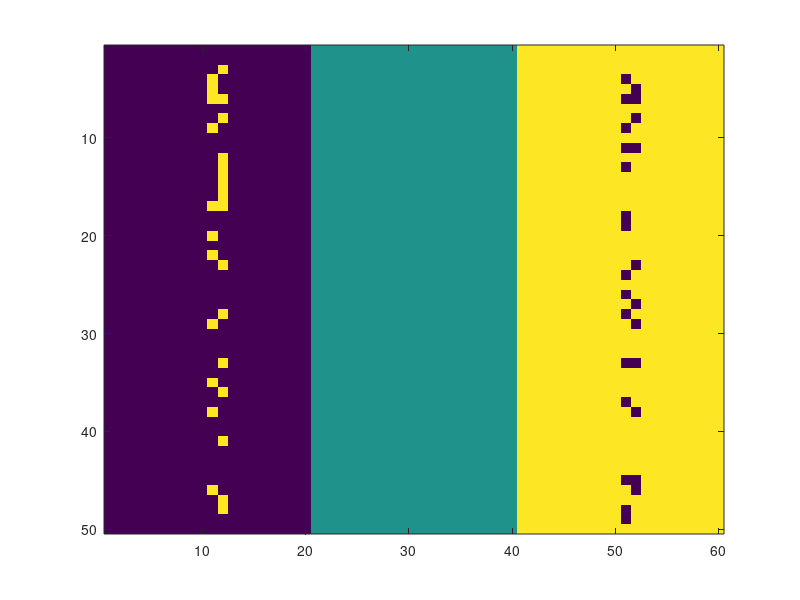

This figure's MATLAB source: (Note: this script raises an error after producing the figure.)
close all;
clear all;
X=zeros(1000,3);

for i=1:10
    for j=1:10
        for k=1:10
            X((i-1)*100+(j-1)*10+k,1) = i/10;
            X((i-1)*100+(j-1)*10+k,2) = j/10;
            X((i-1)*100+(j-1)*10+k,3) = k/10;
        end
    end
end
X=vertcat(X,X,X);


 

  %X([1:500],3) = X([1:500],3)+1.2;
%   
%   X([1001:1500],3) = X([1001:1500],3)+2.4;
   %X([1501:2000],3) = X([1501:2000],3)+1.2;
% %  
%   X([2501:3000],3) = X([2501:3000],3)+2.4;

X([1001:2000],3) = X([1001:2000],3)+2.3;
X([2001:3000],3) = X([2001:3000],3)+3.6;






% +0, 2.3, 3.6

   
   
 figure; 
 scatter3(X(:,1),X(:,2),X(:,3),[],'filled');
   
%%

 
 X=horzcat(X,zeros(3000,196));
 

 [Q,R] = qr(randn(199));
 X=X*Q;
 X=horzcat(X,ones(3000,1));
 for i=1:3
     for j=1:1000
         X((i-1)*1000 + j,200) = i/10; %i/10 for not using spatial
     end
 end

%  
  C_1=X(randi([500 600],30,1),:);
  C_2=X(randi([2500 2600],30,1),:);
%  
  X(randi([500 600],30,1),:)=C_2;
  X(randi([2500 2600],30,1),:) = C_1;
 
  imagesc(reshape(X(:,200),50,60));
 
%addpath(genpath('/Users/shukunzhang/Desktop/Research/annavlittle-llpd_code-5d8ee720b9f2/LLPD_SpectralClustering'));
addpath(genpath('../../LLPD'));
 SetDefaultParameters 
 DenoisingOpts.Method='None';
 
 %using spatial 
 LLPDopts.KNN = 1400; 
SpectralOpts.SigmaScaling = 'Manual';
SpectralOpts.SigmaValues = linspace(5, 500, 2);


% SpectralOpts.SigmaScaling = 'Automatic';
%  LLPDopts.KNN = 100; 

 SpatialReg.UseReg = 1;
 SpatialReg.Width = 50;
 SpatialReg.Height = 60;
 SpatialReg.Sigma = 19;
 SpatialReg.R=1;
 SpatialReg.r=15;
 MajorV.Use = 0;

 
 ComparisonOpts.RunEucSC = 0;
 ComparisonOpts.EucSCSigmaScaling = 'Automatic'; 
% 
% 
% 
% 
  GeneralScript_LLPD_SC
  %%
 %figure;
 % scatter3(X(:,1),X(:,2),X(:,3),[],Labels_EuclideanSC_FullData,'filled');
 % figure;
 % figure;scatter3(X(:,1),X(:,2),X(:,3),[],Labels_LLPD_SC_FullData,'filled');
  figure; imagesc(reshape(Labels_LLPD_SC_FullData,50,60));
  figure; imagesc(reshape(Labels_Kmeans_FullData,50,60));
%
